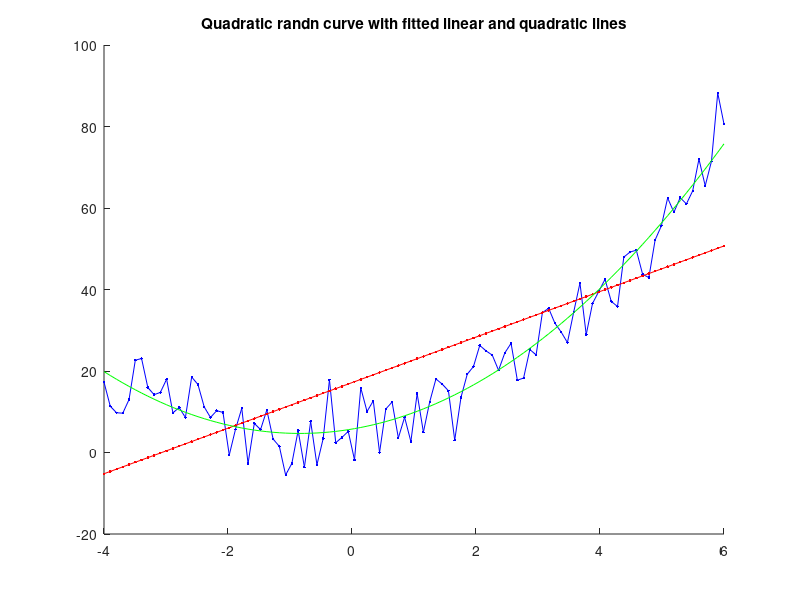

Source code (MATLAB):
% reset the workspace
clc; clear all; close all;
% program constants
xAxisStart = -4;
xAxisEnd = 6;
a = 1.6;
b = 2.5;
c = 6;

% generate 100 evenly spaced for plotting
x = linspace(xAxisStart, xAxisEnd);
% now use straight line equation with parameters 
y = (a.*x.^2)+b.*x+c;
% add some noise to sample points
% randn- to change the mean we can simply add to each element 
% to change the standard diviation we can multiply each element
yWithNoise = y + 5.*randn(1,100);
% create a figure and plot vectors
figure;
hold on;
plot(x,yWithNoise,'-b.'); title('Quadratic randn curve with fitted linear and quadratic lines');

% To use regress to find the two parameters a b, xLin is needed for linear
% regrees function
xLin = [x; ones(1,max(size(x)))];
xLinparameters = regress(yWithNoise', xLin');
% now use them in the straight line equation and plot
y = xLinparameters(1)*x+xLinparameters(2);
plot(x,y,'-r.');

% regrees function
quad = [x.*x; x; ones(1,max(size(x)));];
xQuadparameters = regress(yWithNoise', quad');
% now use them in the straight line equation and plot
y = (xQuadparameters(1).*x.^2)+xQuadparameters(2).*x+xQuadparameters(3);
plot(x,y,'-g');

